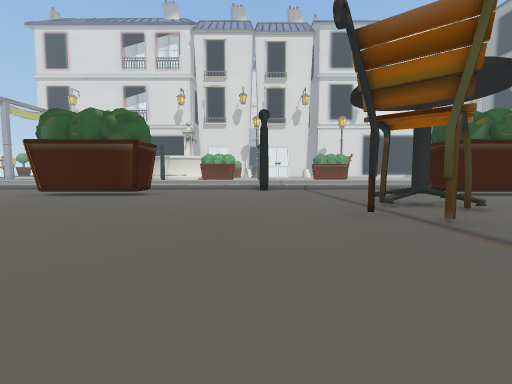
[1] (above)

24 first-person views from a walk through a Unity game level. The camera is 1.3 m above the floor, tilts 4° down and sees 90° across. The floor is counted in squares, 2.25 m on a side. Each view is taken from the middle of a square. On the plan, view 1 faces up. The plan holds only what a view shows up to about 9 squares ahead; the rest is blank. The place goes on beyond the plan. The player is left out.

[2]
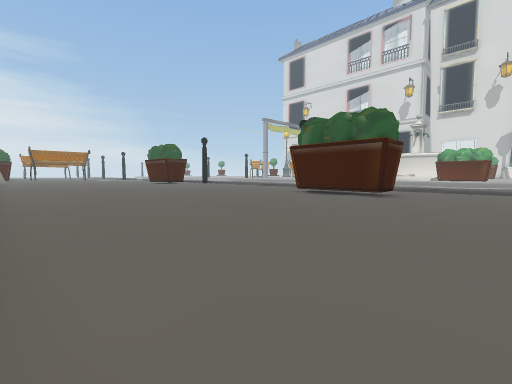

[3]
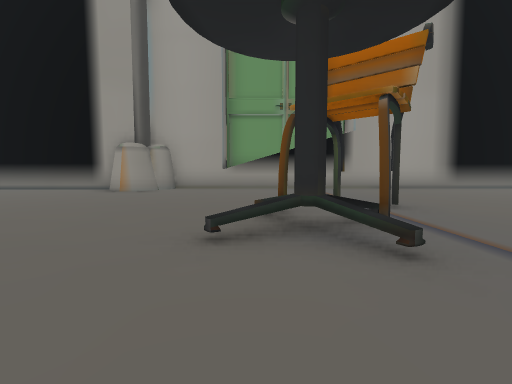

[4]
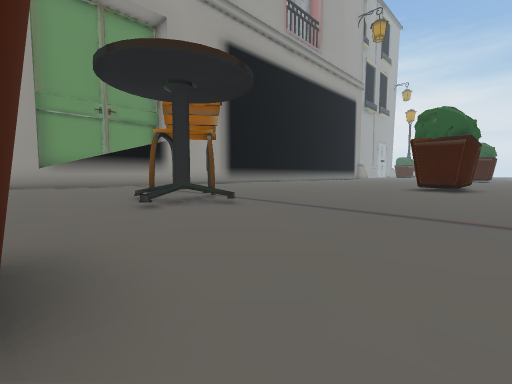

[5]
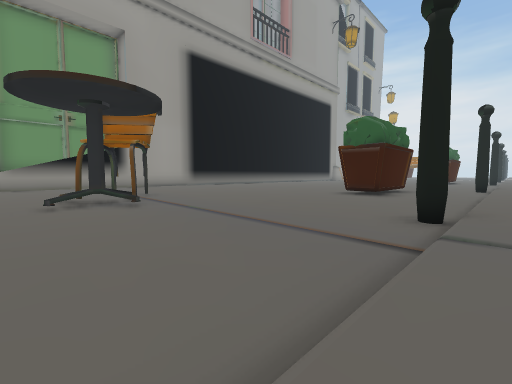

[6]
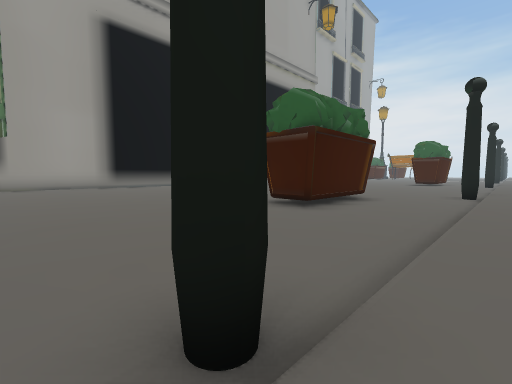

[7]
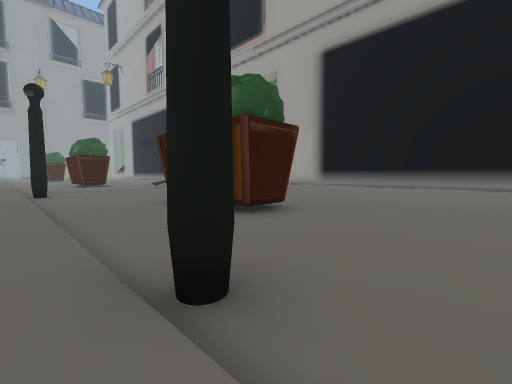

[8]
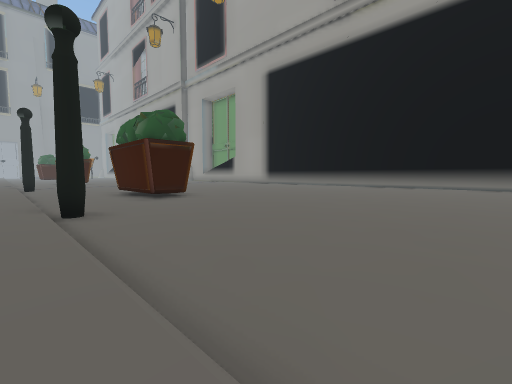

[9]
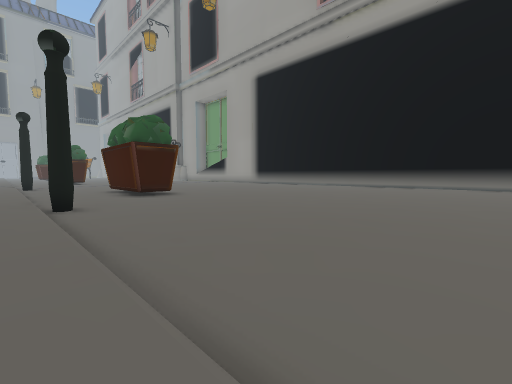

[10]
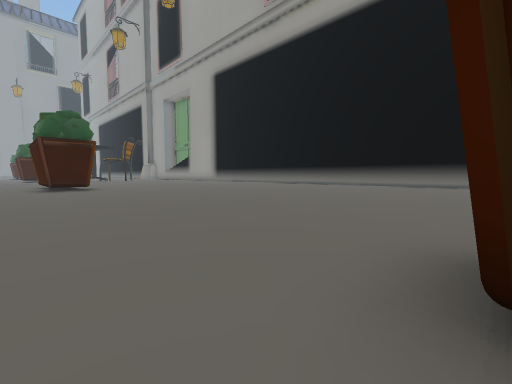

[11]
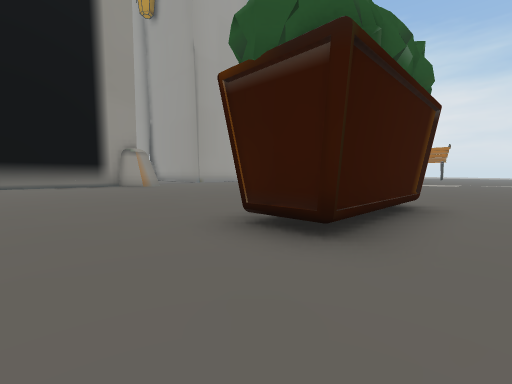

[12]
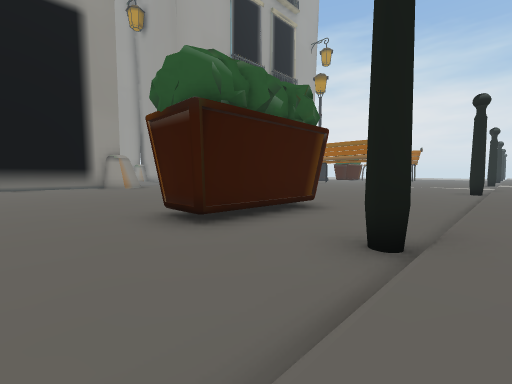

[13]
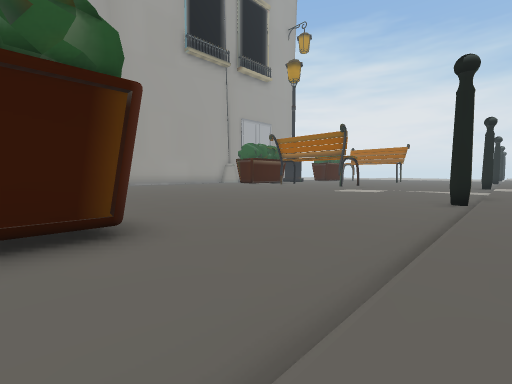

[14]
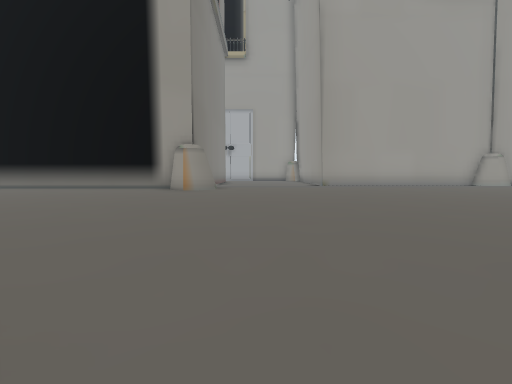

[15]
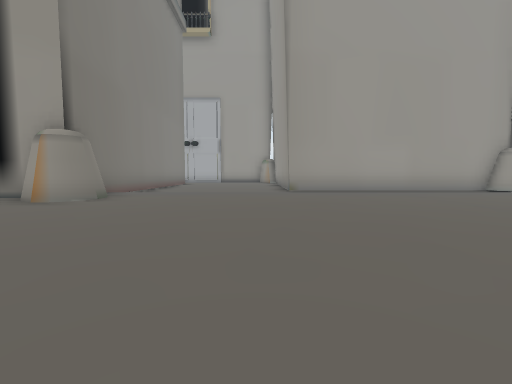

[16]
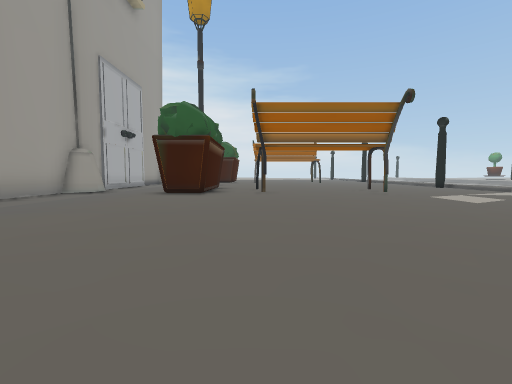

[17]
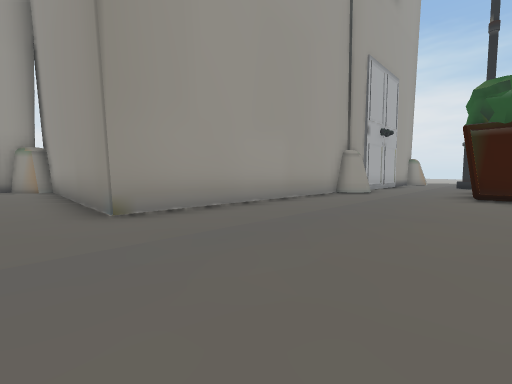

[18]
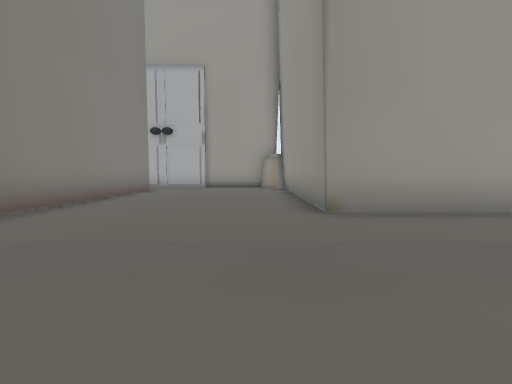

[19]
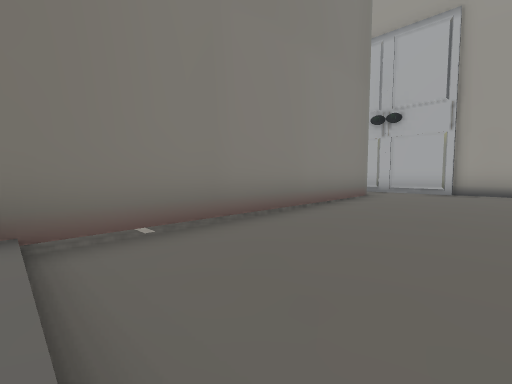

[20]
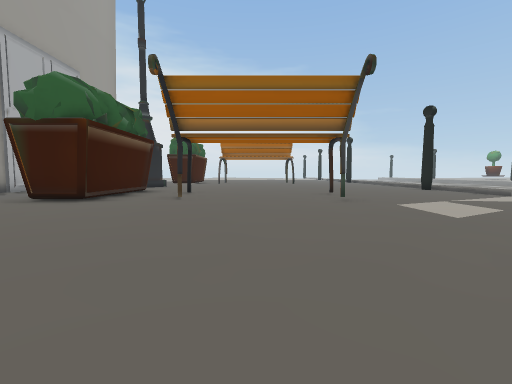

[21]
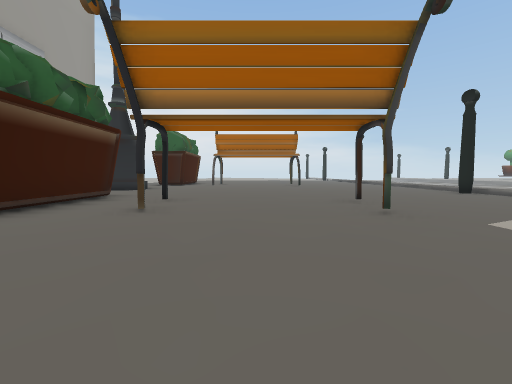

[22]
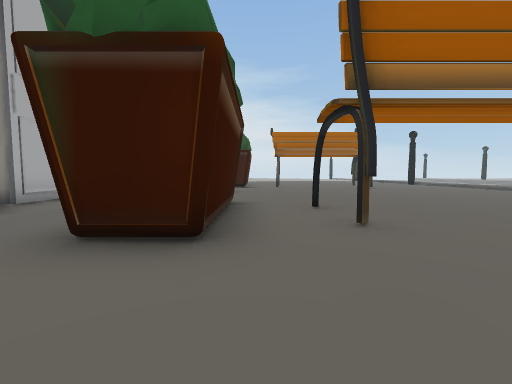

[23]
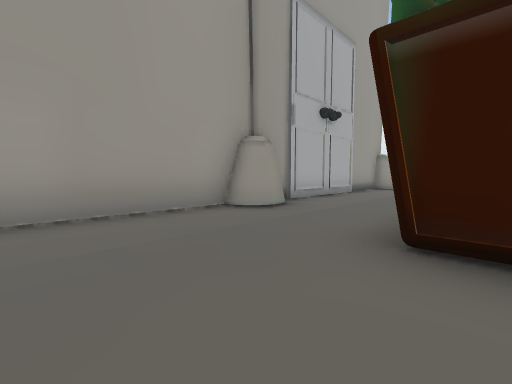

[24]
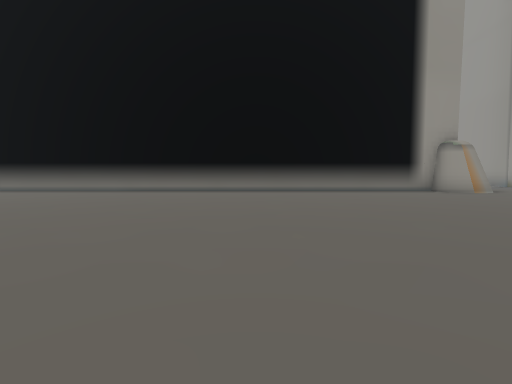

### Floor plan
Key: @ floor where view 1 was taken; # wall or solid block; . main floor; - floor 0.25 m lower than the main floor; / step, stairs or slope; = window, fence, low wall or low ledge; O other object.
Columns run from 34 left of view 1 to 10 right of it. Each row starts with its distance up from view 1.
 12 .. .....................................
 11 -------#--------#--------#--------#-----
 10 -----------------------------------------
  9 --------------####----------###---------#
  8 --------------   #----------###---------###
  7 --------------- --------------------------
  6 -------------------------------------#=--
  5 .....................................##...
  4 ...........................................
  3 ............................................
  2 .............................................
  1 .............................................
  0 .###...........#..................@......####
 -1 ...............###########################
 -2 ///////////////#
 -3 ---------------#
 -4 -OO------------#
 -5 ##########-----#
 -6           -----#
 -7           -----#
 -8           -----#
 -9           .....##
-10           ......#
-11           #.....
-12           ######

Positions as (right, up) in squares from view 1, and headings:
1: (0, 0), facing up
2: (-1, 0), facing up-left
3: (4, 8), facing down
4: (6, 10), facing down-left
5: (5, 12), facing down-left
6: (1, 12), facing down-left
7: (-10, 12), facing down-right
8: (-14, 12), facing down-right
9: (-15, 12), facing down-right
10: (-17, 10), facing down-right
11: (-15, 10), facing down-left
12: (-15, 12), facing down-left
13: (-19, 12), facing down-left
14: (-21, 8), facing down
15: (-23, 5), facing down
16: (-23, 2), facing left
17: (-23, 0), facing down-left
18: (-23, 0), facing down
19: (-22, -2), facing down-right
20: (-25, 4), facing left
21: (-27, 4), facing left
22: (-28, 1), facing left
23: (-28, 0), facing down-left
24: (-13, 7), facing down
